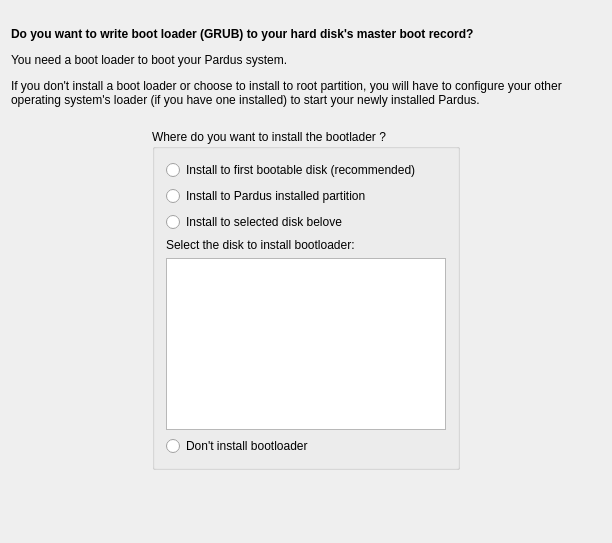
<ui version="4.0" >
 <class>BootLoaderWidget</class>
 <widget class="QWidget" name="BootLoaderWidget" >
  <property name="geometry" >
   <rect>
    <x>0</x>
    <y>0</y>
    <width>612</width>
    <height>543</height>
   </rect>
  </property>
  <property name="windowTitle" >
   <string>Form1</string>
  </property>
  <layout class="QGridLayout" >
   <item row="0" column="1" >
    <spacer>
     <property name="orientation" >
      <enum>Qt::Vertical</enum>
     </property>
     <property name="sizeType" >
      <enum>QSizePolicy::Fixed</enum>
     </property>
     <property name="sizeHint" >
      <size>
       <width>20</width>
       <height>16</height>
      </size>
     </property>
    </spacer>
   </item>
   <item row="1" column="0" colspan="3" >
    <widget class="QLabel" name="textLabel1" >
     <property name="lineWidth" >
      <number>1</number>
     </property>
     <property name="text" >
      <string>&lt;b>Do you want to write boot loader (GRUB) to your hard disk's master boot record?&lt;/b>

&lt;p>You need a boot loader to boot your Pardus system.&lt;/p>

&lt;p>If you don't install a boot loader or choose to install to root partition, you will have to configure your other operating system's loader  (if you have one installed) to start 
your newly installed Pardus.&lt;/p></string>
     </property>
     <property name="alignment" >
      <set>Qt::AlignVCenter</set>
     </property>
     <property name="wordWrap" >
      <bool>true</bool>
     </property>
     <property name="margin" >
      <number>35</number>
     </property>
    </widget>
   </item>
   <item row="2" column="1" >
    <spacer>
     <property name="orientation" >
      <enum>Qt::Vertical</enum>
     </property>
     <property name="sizeType" >
      <enum>QSizePolicy::MinimumExpanding</enum>
     </property>
     <property name="sizeHint" >
      <size>
       <width>31</width>
       <height>16</height>
      </size>
     </property>
    </spacer>
   </item>
   <item row="3" column="0" >
    <spacer>
     <property name="orientation" >
      <enum>Qt::Horizontal</enum>
     </property>
     <property name="sizeType" >
      <enum>QSizePolicy::Expanding</enum>
     </property>
     <property name="sizeHint" >
      <size>
       <width>40</width>
       <height>20</height>
      </size>
     </property>
    </spacer>
   </item>
   <item row="3" column="1" >
    <widget class="QGroupBox" name="buttonGroup" >
     <property name="title" >
      <string>Where do you want to install the bootlader ?</string>
     </property>
     <layout class="QVBoxLayout" >
      <item>
       <widget class="QRadioButton" name="installFirstMBR" >
        <property name="text" >
         <string>Install to first bootable disk (recommended)</string>
        </property>
       </widget>
      </item>
      <item>
       <widget class="QRadioButton" name="installPart" >
        <property name="text" >
         <string>Install to Pardus installed partition</string>
        </property>
       </widget>
      </item>
      <item>
       <widget class="QRadioButton" name="installMBR" >
        <property name="text" >
         <string>Install to selected disk belove</string>
        </property>
       </widget>
      </item>
      <item>
       <layout class="QVBoxLayout" >
        <item>
         <widget class="QLabel" name="select_disk_label" >
          <property name="text" >
           <string>Select the disk to install bootloader:</string>
          </property>
          <property name="wordWrap" >
           <bool>false</bool>
          </property>
         </widget>
        </item>
        <item>
         <widget class="QListWidget" name="device_list" />
        </item>
       </layout>
      </item>
      <item>
       <widget class="QRadioButton" name="noInstall" >
        <property name="text" >
         <string>Don't install bootloader</string>
        </property>
       </widget>
      </item>
     </layout>
    </widget>
   </item>
   <item row="3" column="2" >
    <spacer>
     <property name="orientation" >
      <enum>Qt::Horizontal</enum>
     </property>
     <property name="sizeType" >
      <enum>QSizePolicy::Expanding</enum>
     </property>
     <property name="sizeHint" >
      <size>
       <width>40</width>
       <height>20</height>
      </size>
     </property>
    </spacer>
   </item>
   <item row="4" column="1" >
    <spacer>
     <property name="orientation" >
      <enum>Qt::Vertical</enum>
     </property>
     <property name="sizeType" >
      <enum>QSizePolicy::Expanding</enum>
     </property>
     <property name="sizeHint" >
      <size>
       <width>308</width>
       <height>81</height>
      </size>
     </property>
    </spacer>
   </item>
  </layout>
 </widget>
 <layoutdefault spacing="6" margin="11" />
 <pixmapfunction>qPixmapFromMimeSource</pixmapfunction>
 <tabstops>
  <tabstop>installFirstMBR</tabstop>
  <tabstop>installPart</tabstop>
  <tabstop>installMBR</tabstop>
  <tabstop>noInstall</tabstop>
 </tabstops>
 <resources/>
 <connections/>
</ui>
